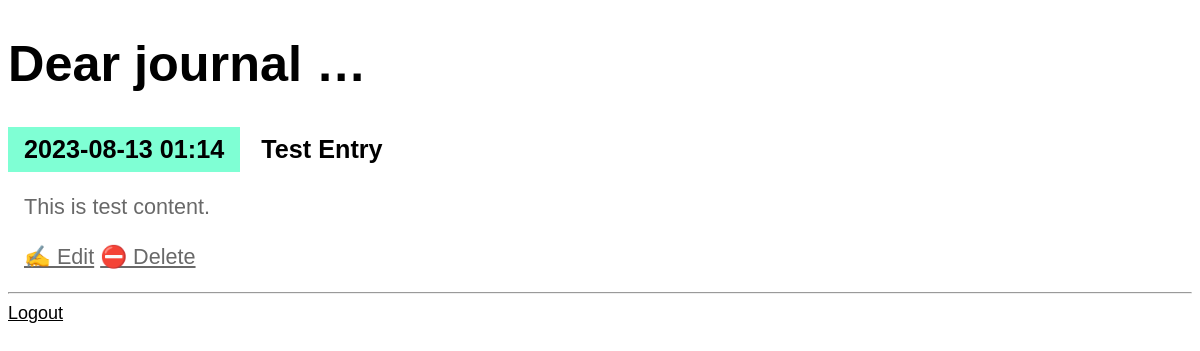
Before: /entry/1 (signed in) with the older database file.
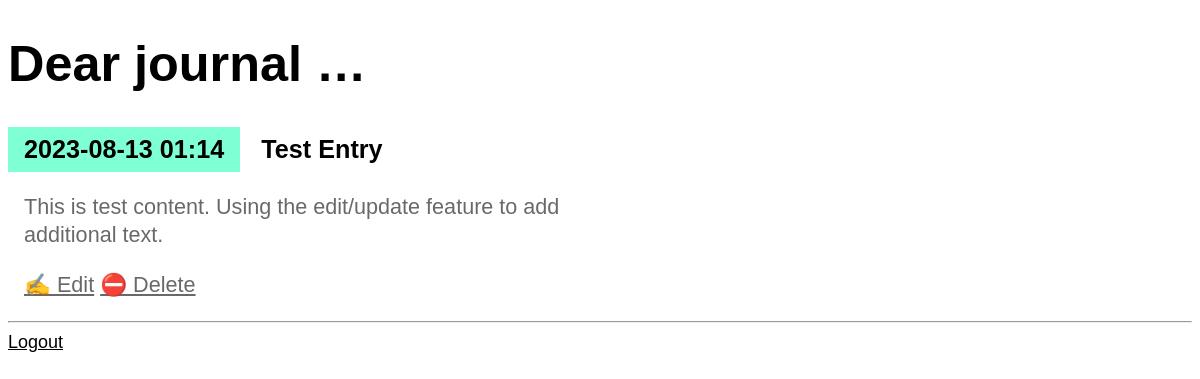
After: the same page with the newer database file.
### entries/models.py (models this page shows, shortened)
class Entry(models.Model):
    title = models.CharField(max_length=200)
    content = models.TextField()
    date_created = models.DateTimeField(default=timezone.now)
    class Meta:
        verbose_name_plural = "Entries"

### entries/views.py (the view)
class EntryDetailView(LockedView, DetailView):
    model = Entry

### entries/templates/entries/entry_detail.html
{% extends "entries/base.html" %}
{% block content %}
    <article>
        <h2>{{ entry.date_created|date:'Y-m-d H:i' }}</h2>
        <h3>{{ entry.title }}</h3>
        <p>{{ entry.content }}</p>
    </article>
    <p>
        <a href="{% url 'entry-update' entry.id %}">✍️ Edit</a>
        <a href="{% url 'entry-delete' entry.id %}">⛔ Delete</a>
    </p>
{% endblock %}

Changed rows visible on the page:
changed Entry "Test Entry": content "This is test content." → "This is test content. Using the edit/update feature to add additional text."
